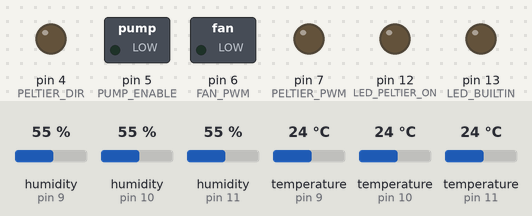
Recording of a program running on a simulated Arduino Mega 2560, built with avr-gcc and run on an emulated ATmega2560. On the bench: switched loads named in the program (green lamp = pin HIGH), output pins drawn as LEDs (lit = HIGH). Inputs (shaded band) come from the test bench; at power-on: temperature (sensors on pin 9, pin 10, pin 11) 24 °C, humidity (sensors on pin 9, pin 10, pin 11) 55 %.

Above: at 1.2 s.
1.3 s: temperature (sensor on pin 9) set to 39 °C
7.3 s: temperature (sensor on pin 9) set to 42 °C
At 11.2 s:
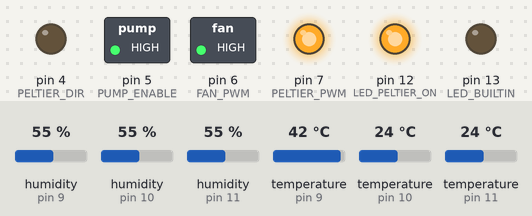
16.7 s: temperature (sensor on pin 9) set to 41 °C
At 21.6 s:
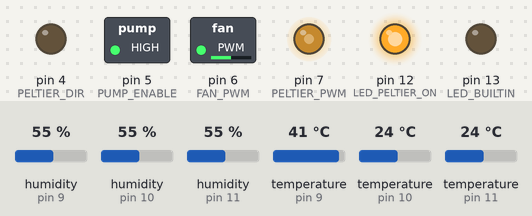
26.9 s: temperature (sensor on pin 9) set to 9 °C
At 30.8 s:
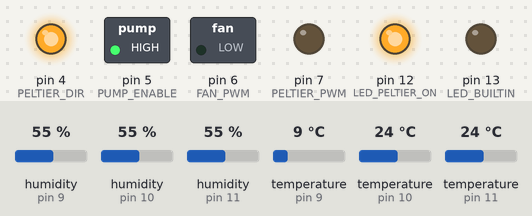
Timing chart, 0 to 32.3 s (numbered marks = the images above; inputs shaded):
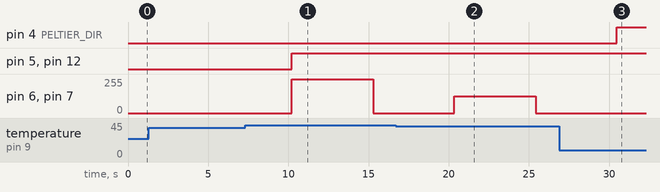

The program:

main.cpp
```cpp
/**
 * Blink
 *
 * Turns on an LED on for one second,
 * then off for one second, repeatedly.
 */

#include "Arduino.h"
#include "Adafruit_Sensor.h"
#include "main.h"
#include "DHT.h"

int myPrescaler = 1; //Time pre-scaler

int pumpEnable = OFF; //By default, off
int peltierMode = COLD_MODE; //By default, get inside colder
int ledPeltierOn = OFF; //By default, off
int ledBuiltIn = OFF; //By default, off

int fanPwm = OFF; //By default, off
int peltierPwm = OFF; //By default, off

DHT* boxSensor = NULL;
DHT* coldSideSensor = NULL;
DHT* hotSideSensor = NULL;

float boxTemp = 0;
float coldSideTemp = 0;
float hotSideTemp = 0;

float lastBoxTemp = 0;
float lastColdSideTemp = 0;
float lastHotSideTemp = 0;

void setup()
{
  // configure digital outputs
  pinMode(PUMP_ENABLE, OUTPUT);
  pinMode(PELTIER_DIR, OUTPUT);
  pinMode(LED_PELTIER_ON, OUTPUT);
  pinMode(LED_BUILTIN, OUTPUT);

  // configure analog outputs
  pinMode(FAN_PWM, OUTPUT);
  pinMode(PELTIER_PWM, OUTPUT);

  // configure anagog inputs
  boxSensor = new DHT(INNER_SENSOR, DHT11);
  coldSideSensor = new DHT(HOTSIDE_SENSOR, DHT11);
  hotSideSensor = new DHT(COLDSIDE_SENSOR, DHT11);

  // timers prescale configuration reference for mega2560
  // https://forum.arduino.cc/index.php?topic=72092.msg541587#msg541587
  // set timer 4 (pins 6, 7, 8)
  TCCR4B &= ~7; //111 : set all to 0
  TCCR4B |= myPrescaler;

  // initialize temperature & humidity lectures
  boxSensor->begin();
  coldSideSensor->begin();
  hotSideSensor->begin();

  // initialize variables
  getTemperature();
  stablishVariables();
}

void executeActions(){
  // initialize digital outputs
  digitalWrite(PUMP_ENABLE, pumpEnable);
  digitalWrite(PELTIER_DIR, peltierMode);
  digitalWrite(LED_PELTIER_ON, ledPeltierOn);
  digitalWrite(LED_BUILTIN, ledBuiltIn);

  // initialize analog outputs
  analogWrite(PELTIER_PWM, peltierPwm);
  analogWrite(FAN_PWM, fanPwm);
}

void restoreVariables(){
  boxTemp = lastBoxTemp;
  coldSideTemp = lastColdSideTemp;
  hotSideTemp = lastHotSideTemp;
}

bool getTemperature(){
  boxTemp = boxSensor->readTemperature();
  coldSideTemp = coldSideSensor->readTemperature();
  hotSideTemp = hotSideSensor->readTemperature();

  if(isnan(boxTemp) || isnan(coldSideTemp) || isnan(hotSideTemp)){
    restoreVariables();
    return false;
  }
  else
    return true;
}

void HotMode(){ //The temperature is bellow 10 degrees
  float tTemp = boxTemp * -1.0f + 10.0f; //10 become 0 and everything bellow get more and more possitive.
  float lastTTemp = lastBoxTemp * -1.0f + 10.0f;
  CalculatePwm(tTemp, lastTTemp);
}

void ColdMode(){
  float tTemp = boxTemp - 40.0f; //40 become 0 and everything above get more possitive
  float lastTTemp = lastBoxTemp - 40.0f;
  CalculatePwm(tTemp, lastTTemp);
}

void CalculatePwm(float tTemp, float lastTTemp){
  float diff = tTemp - lastTTemp;
  //int runningPeltierPwm = peltierPwm;
  //int runningFanPwm = fanPwm;

  int gradientValue = (int)(255.0 * (1.0-pow((lastTTemp / tTemp), (diff))));
  int linearValue = (int)(5.1 * tTemp - 204.0);
  peltierPwm = HMAX(gradientValue, linearValue);

  //While i don't have the water temperature, it'll be the same "power"
  fanPwm = peltierPwm;
}

void evaluateVariables(){
  peltierMode = GET_MODE(boxTemp);

  if(REACH_LIMIT(boxTemp)){
    pumpEnable = ON;
    ledPeltierOn = ON;
    if(peltierMode == HOT_MODE) HotMode();
    else ColdMode();
  }
  else{
    pumpEnable = OFF;
    ledPeltierOn = OFF;
    peltierPwm = 0;
    fanPwm = 0;
  }
}

void stablishVariables(){
  lastBoxTemp = boxTemp;
  lastColdSideTemp = coldSideTemp;
  lastHotSideTemp = hotSideTemp;
}

void loop()
{
  if(getTemperature()){
    evaluateVariables();
    executeActions();
    stablishVariables();
    delay(5000); //DHT11 5 second recomendation
  }
  else
    delay(500); // we should control that errors doesn't happen to many times
}
```

main.h
```cpp
#include "Arduino.h"

#ifndef LED_BUILTIN
#define LED_BUILTIN 13
#endif

#define PELTIER_DIR 4
#define PUMP_ENABLE 5

#define FAN_PWM 6
#define PELTIER_PWM 7
// reserve pin 8 to use it with the same timer (4) in the future
#define INNER_SENSOR 9
#define HOTSIDE_SENSOR 10
#define COLDSIDE_SENSOR 11

#define LED_PELTIER_ON 12

//Peltier working modes
#define COLD_MODE 0x0
#define HOT_MODE 0x1


#define OFF LOW
#define ON HIGH
#define MAX 0xFF

#define COLD_LIMIT 40.0f
#define WARM_LIMIT 10.0f

void executeActions();
bool getTemperature();
void evaluateVariables();
void stablishVariables();
void restoreVariables();

void ColdMode();
void HotMode();
void CalculatePwm(float tTemp, float lastTTemp);

#define HMIN(X, Y) (((X) < (Y)) ? (X) : (Y))
#define HMAX(X, Y) (((X) > (Y)) ? (X) : (Y))
#define REACH_LIMIT(temp) (((temp) > (COLD_LIMIT)) || ((temp) < (WARM_LIMIT)))
#define GET_MODE(temp) (((temp) < (WARM_LIMIT)) ? (HOT_MODE) : (COLD_MODE))
```

Measured:
- the behaviour switches between 40 and 41 °C on temperature (sensor on pin 9) (found by bisection; images 0 and 1)
- after the input at 1.3 s, every drawn part: stays the same
- after the input at 7.3 s, pin 5 (PUMP_ENABLE), pin 12 (LED_PELTIER_ON): LOW → HIGH after 2.9 s; pin 6 (FAN_PWM), pin 7 (PELTIER_PWM): 0/255 → 255/255 after 2.9 s, → 0/255 5.1 s later
- after the input at 16.7 s, pin 6 (FAN_PWM), pin 7 (PELTIER_PWM): 0/255 → 127/255 after 3.7 s, → 0/255 5.1 s later
- after the input at 26.9 s, pin 4 (PELTIER_DIR): LOW → HIGH after 3.6 s
